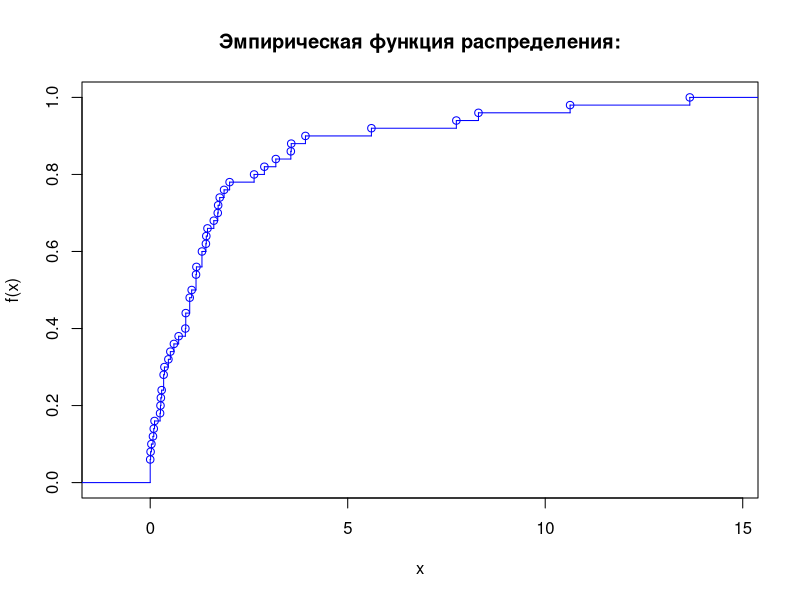

Write R code to recreate this figure. (Note: this script raises an error after producing the figure.)
library(maxLik)
# шаг, заданный в условии
m_h <- 1.10

# число элементов в выборке
m_n <- 50

# левая граница промежутка попадания
m_c <- 1.43

# правая граница промежутка попадания
m_d <- 3.13

m_alpha2 <- 0.05
m_lambda0 <- 0.36
m_lambda1 <- 0.21

# функция для нахождения эмпирической функции
empirical.function <- function(x, t)
{
  z <- x[x < t]
  length(z) / length(x)
}

# ------------------------------ begin ----------------------------------------
print("Part2")

# моя выборка из задания
m_selection <- scan("input_part2.txt")
print("Исходные данные:")
print(m_selection)
print("-------------------------------------------------------")

# ----- a -----

# вариационный ряд
selection.sorted <- sort(m_selection)
print("Вариационный ряд:")
print(selection.sorted)
print("-------------------------------------------------------")

# содержит в себе уникальные аргументы выборки
selection.unique.x <- unique(selection.sorted)

# значения эмпирической функции распределения в каждом уникальном аргументе выборки
selection.unique.y <- 0

for(i in 1:length(selection.unique.x))
{
  selection.unique.y[i] <- empirical.function(m_selection, selection.unique.x[i])
  selection.unique.y[length(selection.unique.x) + 1] <- 1
}

# построение ступенчатого вида эмпирической функции распределения
selection.empirical.function <- stepfun(selection.unique.x, selection.unique.y)
plot(selection.empirical.function, col="blue", verticals = TRUE, main = "Эмпирическая функция распределения:")

# верхняя граница (целые числа, не меньшие соответсвующих чисел в переданом векторе, в данном случае вектор состоит из 1 элемента)
# в качестве верхней границы берем верхнюю границу группы с максимальным в выборке значением
upper.bound <- ceiling(selection.unique.x[length(selection.unique.x)])
#upper.bound <- ceiling(selection.unique.y[m_h] - selection.unique.y[1]/m_h)

# вектор границ для гисограммы
# заполняем первый элемент вручную
k <- selection.sorted[1] - m_h/2
for(i in 2:(upper.bound + 2))
{
  k[i] <- k[i-1] + m_h
}

h <- hist(selection,
          col="lightblue",
          main = "Гистограмма частот",
          xlab = "Элементы выборки",
          ylab = "Частота встречи",
          breaks = k,
          right = TRUE)

# ----- b -----
print("Выборочное среднее (Математическое ожидание):")
selection.mean <- sum(m_selection) / length(m_selection)
print(selection.mean)
print("-------------------------------------------------------")

print("Несмещенная Выборочная Дисперсия:")
s2 <- (1/(length(m_selection) - 1)*sum((m_selection - selection.mean)^2))
print(s2)
print("-------------------------------------------------------")

print("Выборочная медиана:")
median <- sort(m_selection)[trunc(length(m_selection)*1/2+1)]
print(median)
print("-------------------------------------------------------")

print("Выборочная ассиметрия:")
assymetry <- (1/length(m_selection)) * sum((m_selection - selection.mean)^3) / s2^(3/2)
print(assymetry)
print("-------------------------------------------------------")

print("Выборочный эксцесс:")
exc <- ((1/length(m_selection)) * sum((m_selection - selection.mean)^4) / s2^2) - 3
print(exc)
print("-------------------------------------------------------")

print("Вероятность попадания в промежуток [с; d]:")
print("c:")
print(m_c)
print("d:")
print(m_d)
p <- empirical.function(m_selection, m_c) - empirical.function(m_selection, m_d)
print("p:")
print(p)
print("-------------------------------------------------------")

# ----- c -----
print("Оценка максимального правдоподобия:")
log.lik <- function(theta)
{
  sum(log(theta) - theta * m_selection)
}
grad.lik <- function(theta)
{
  sum(1/theta - m_selection)
}
hess.lik <- function(theta)
{
  -100/theta^2
}
a <- maxNR(log.lik, grad.lik, hess.lik, start = 1)
#print(summary(a))
print("a$estimate:")
print(a$estimate)
print("a$gradient:")
print(a$gradient)
print("-------------------------------------------------------")

# ----- d -----
print("Асимптотический доверительный интервал, уровня значимости alpha2")
# ОМП +- (x.alpha/sqrt(n*I(ОМП)))
print("alpha2:")
print(m_alpha2)
print("Интервал T:")
omp <- a$estimate
x.alpha <- qnorm(1 - m_alpha2/2)
I = omp^2
d <- x.alpha / sqrt(length(m_selection) * I)
T <- array(dim = 2)
T[1] <- selection.mean - d
T[2] <- selection.mean + d
print(T)
print("-------------------------------------------------------")
